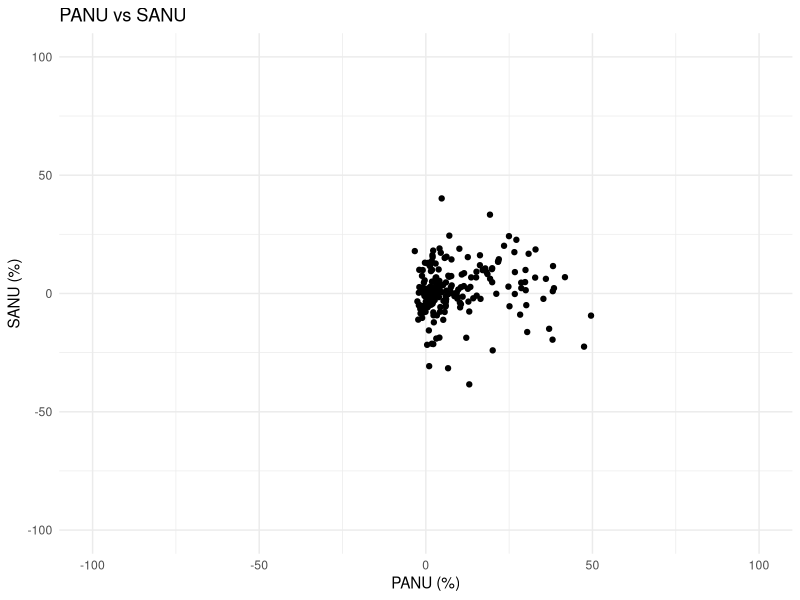
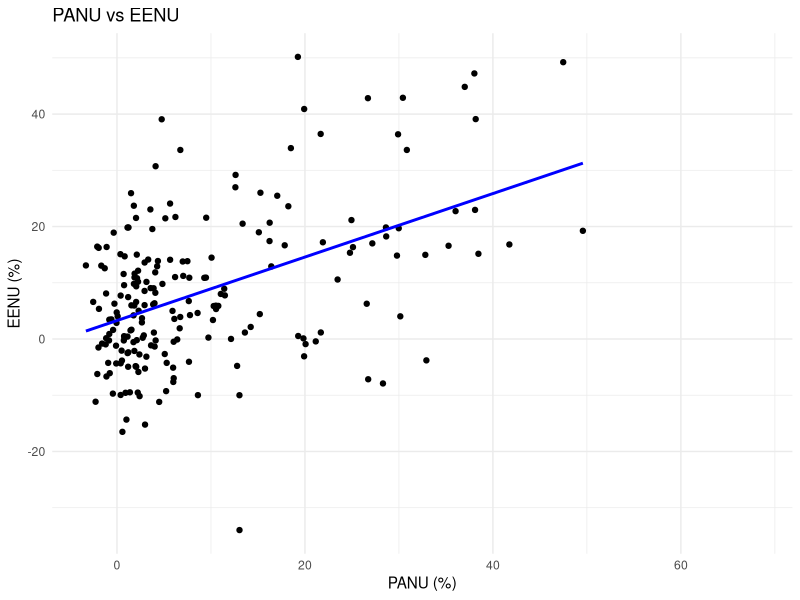

The R script that drew these images, in order:
## ---- chunk 1
nonuse <- read.csv("data/test_data/NonUse.csv", sep=",", header=TRUE)
head(nonuse)
summary(nonuse)
## ---- chunk 2
cor.test(nonuse$PANU, nonuse$SANU, method="spearman")
## ---- chunk 3
cor.test(nonuse$PANU, nonuse$EENU, method="spearman")
## ---- chunk 4
library(ggplot2)
ggplot(nonuse, aes(x=PANU, y=SANU)) +
  geom_point() +
  xlim(-100, 100) +
  ylim(-100, 100) +
  labs(title="PANU vs SANU", x="PANU (%)", y="SANU (%)") +
  theme_minimal()
## ---- chunk 5
library(ggplot2)
ggplot(nonuse, aes(x=PANU, y=EENU)) +
  geom_point() +
  geom_smooth(method="lm", se=FALSE, color="blue") +
  #xlim(-100, 100) +
  #ylim(-100, 100) +
  labs(title="PANU vs EENU", x="PANU (%)", y="EENU (%)") +
  theme_minimal()
## ---- chunk 6
lm_sanu <- lm(SANU ~ PANU, data=nonuse)
summary(lm_sanu)
coef(lm_sanu)
slope <- coef(lm_sanu)[2]
intercept <- coef(lm_sanu)[1]
cat("Regression equation: SANU =", slope, "* PANU +", intercept, "\n")
